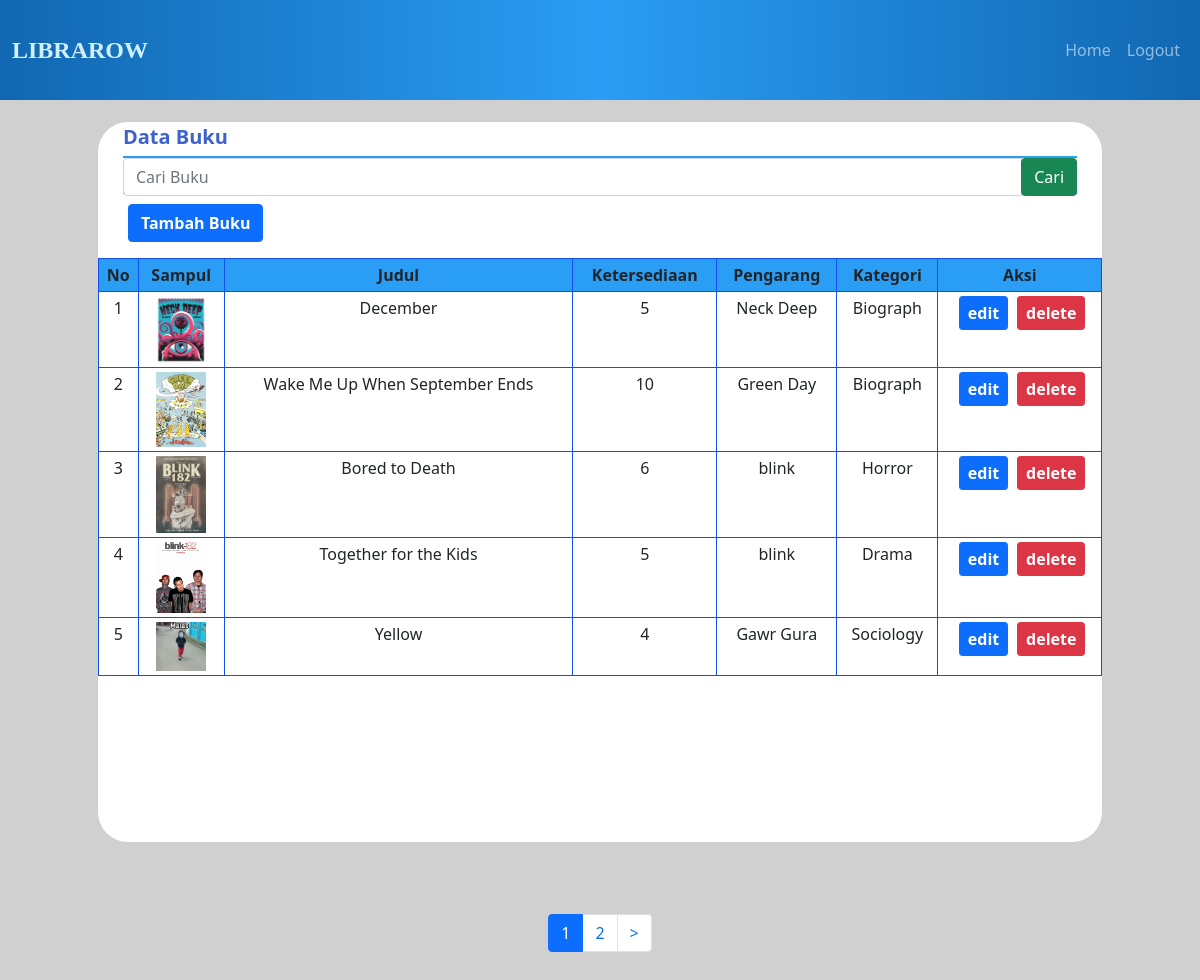
/data_buku.php (signed in), run on an earlier commit of the app's database.
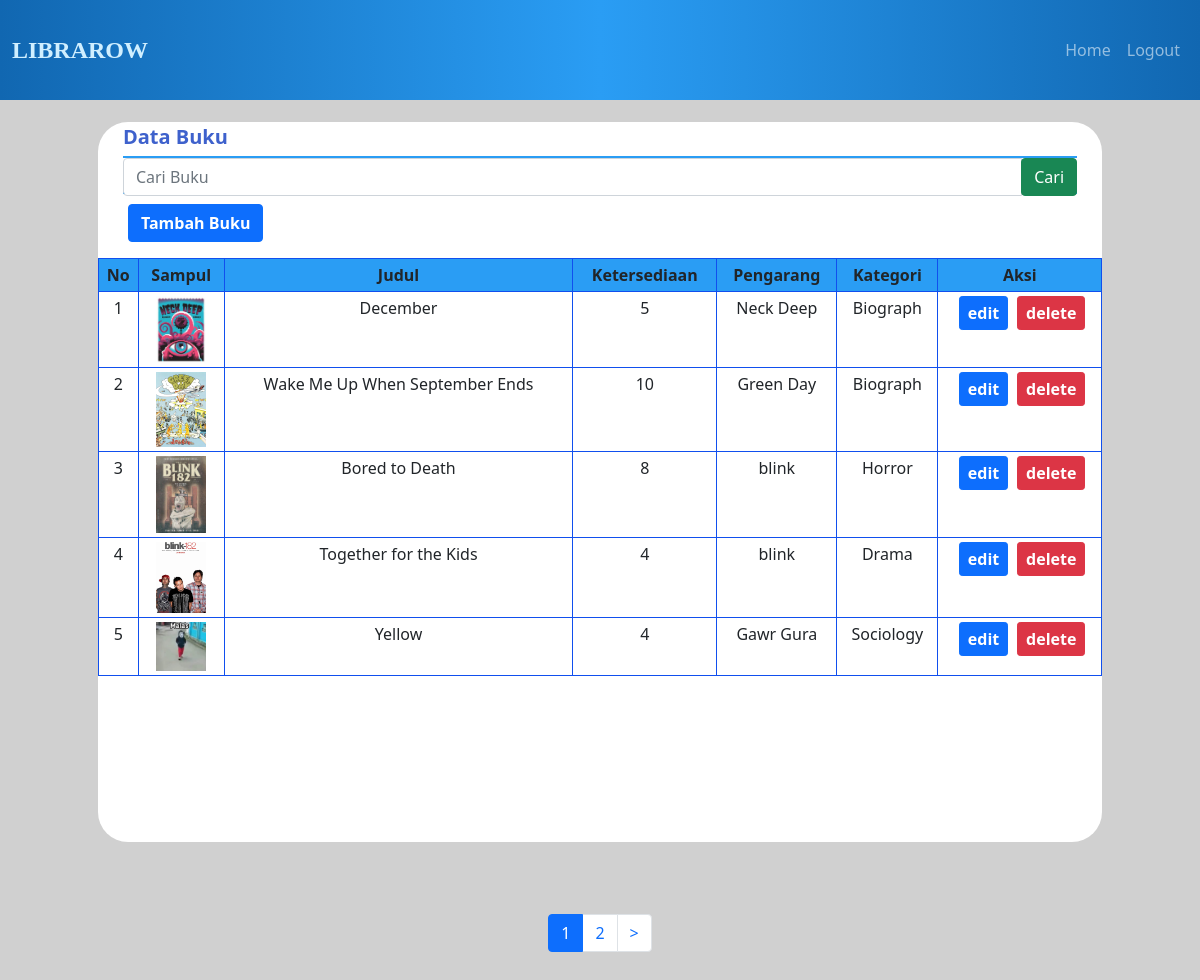
And on a later commit of the database.
### tables this page shows
CREATE TABLE `buku` (
  `id` int(11) NOT NULL,
  `nama` varchar(50) NOT NULL,
  `pengarang` varchar(50) NOT NULL,
  `available` int(11) NOT NULL,
  `sampul` varchar(100) DEFAULT NULL,
  `kategori` varchar(25) NOT NULL
);

### functions.php (called while the page is built, shortened)
<?php
$conn = mysqli_connect('localhost','root','','librarow');
function query($query){
    global $conn;
    $result = mysqli_query($conn,$query);
    $row = [];
    while($dbs = mysqli_fetch_assoc($result)){
        $row[] = $dbs;
    }
    return $row;
}
?>

### data_buku.php (the view, shortened to what this page needs)
<?php
include 'functions.php';
$buku = query("SELECT * FROM buku");
$dataLimitPerPage = 5;
$dataTotal = count($buku);
$pageTotal = ceil($dataTotal / $dataLimitPerPage);
$activePage = (isset($_GET['page'])) ? $_GET['page'] : 1;
$dataStart = ($dataLimitPerPage * $activePage) - $dataLimitPerPage;
if (isset($_POST['cari'])) {
    $keyword = $_POST['keyword'];
    $buku = query("SELECT * FROM buku WHERE nama LIKE '%$keyword%' LIMIT $dataStart, $dataLimitPerPage");
} else {
    $buku = query("SELECT * FROM buku LIMIT $dataStart, $dataLimitPerPage");
}
?>
<!DOCTYPE html>
<html lang="en">
<head>
    <link rel="stylesheet" href="bootstrap/css/bootstrap.min.css">
    <link rel="stylesheet" href="css/admin_page.css">
</head>
<body style="background-color: #D0D0D0;">
    <nav class="navbar sticky-top navbar-expand-sm navbar-dark" style="background-color: #D0EFFF;">
        <div class="container-fluid">
            <a class="navbar-brand" href="login.php">LIBRAROW</a>
            <div class="collapse navbar-collapse" id="navbarSupportedContent">
                <ul class="navbar-nav ms-auto">
                    <li class="nav-item">
                        <a class="nav-link" href="admin_page.php">Home</a>
                    </li>
                    <li class="nav-item">
                        <a class="nav-link" href="user_logout.php" data-bs-toggle="tooltip" data-bs-placement="bottom" title="Logout" data-bs-animation="true">Logout</a>
                    </li>
                </ul>
            </div>
        </div>
    </nav>
    <div class="container">
        <div class="datacontainer">
            <div class="datatitle">Data Buku</div>
            <div class="datasearch">
                <form action="" method="post" class="form-inline">
                    <div class="input-group">
                        <input type="text" name="keyword" id="keyword" size="25" autocomplete="off" placeholder="Cari Buku" class="form-control">
                        <div class="input-group-append">
                            <button class="btn btn-success" type="submit" name="cari">Cari</button>
                        </div>
                    </div>
                </form>
            </div>
            <a href="add_book.php" class="btn btn-primary">Tambah Buku</a>
            <table class="table table-bordered table-sm mt-3">
                <thead>
                    <tr>
                        <th>No</th>
                        <th>Sampul</th>
                        <th>Judul</th>
                        <th>Ketersediaan</th>
                        <th>Pengarang</th>
                        <th>Kategori</th>
                        <th>Aksi</th>
                    </tr>
                </thead>
                <tbody>
                    <?php $i = 1; ?>
                    <?php foreach ($buku as $book) : ?>
                        <tr>
                            <td class="p-1"><?= $i; ?></td>
                            <td class="p-1"><img src="img/<?= $book["sampul"] ?>" alt="<?= $book["nama"] ?>" width="50"></td>
                            <td class="p-1"><?= $book["nama"] ?></td>
                            <td class="p-1"><?= $book["available"] ?></td>
                            <td class="p-1"><?= $book["pengarang"] ?></td>
                            <td class="p-1"><?= $book["kategori"] ?></td>
                            <td class="p-1">
                                <a href="edit_book.php?id=<?= $book['id'] ?>" class="btn btn-sm btn-primary">edit</a>
                                <a href="delete_book.php?id=<?= $book['id'] ?>" onclick="return confirm('Delete Item?');" class="btn btn-sm btn-danger">delete</a>
                            </td>
                        </tr>
                        <?php $i++; ?>
                    <?php endforeach; ?>
                </tbody>
            </table>
        </div>
    </div>
    <br><br><br>
    <nav aria-label="Page navigation example" style="padding-bottom: 20px;">
        <ul class="pagination justify-content-center">
            <?php for ($i = 1; $i <= $pageTotal; $i++) : ?>
                <li class="page-item <?= ($i == $activePage) ? 'active' : ''; ?>"><a class="page-link" href="?page=<?= $i; ?>"><?= $i ?></a></li>
            <?php endfor; ?>
            <?php if ($activePage < $pageTotal) : ?>
                <li class="page-item"><a class="page-link" href="?page=<?= $activePage + 1; ?>">></a></li>
            <?php endif; ?>
        </ul>
    </nav>
</body>
</html>

### css/admin_page.css (style rules this page uses)
.navbar { min-height: 100px; background-image: linear-gradient(to right, #1167b1, #2a9df4, #1167b1); }
.navbar-brand { text-align: left; font-weight: bold; font-size: 24px; font-family: Title !important; color: #d0efff !important; }
.navbar-brand, .navbar-custom { text-align: left; font-weight: bold; font-family: Title !important; color: #d0efff !important; }
.nav-link { position: relative; transition: all 0.3s; }
.nav-link::after { content: ""; position: absolute; width: 100%; height: 2px; bottom: -2px; left: 0; background-color: #fff; transform: scaleX(0); transition: transform 0.3s; }
.datacontainer { width: 90%; height: 90vh; background-color: white; margin: auto; margin-top: 2%; border-radius: 30px; }
.datacontainer .datatitle { width: 95%; height: 5%; margin-top: 2%; border-bottom: 2px solid #2a9df4; margin: auto; color: #3e61cc; font-size: 20px; font-weight: bold; }
.datacontainer .datasearch { width: 95%; height: 5%; border-bottom: 2px solid #2a9df4; margin: auto; margin-bottom: 1%; }
.datacontainer table, th, td { border: 1px solid #114fee; text-align: center; }
.datacontainer a { margin-left: 3%; font-size: 16px; font-weight: bold; text-decoration: none; }
.datacontainer th { background-color: #2a9df4; }

What changed in the data, as far as the page shows it:
changed buku "Bored to Death": available "6" → "8"
changed buku "Together for the Kids": available "5" → "4"
